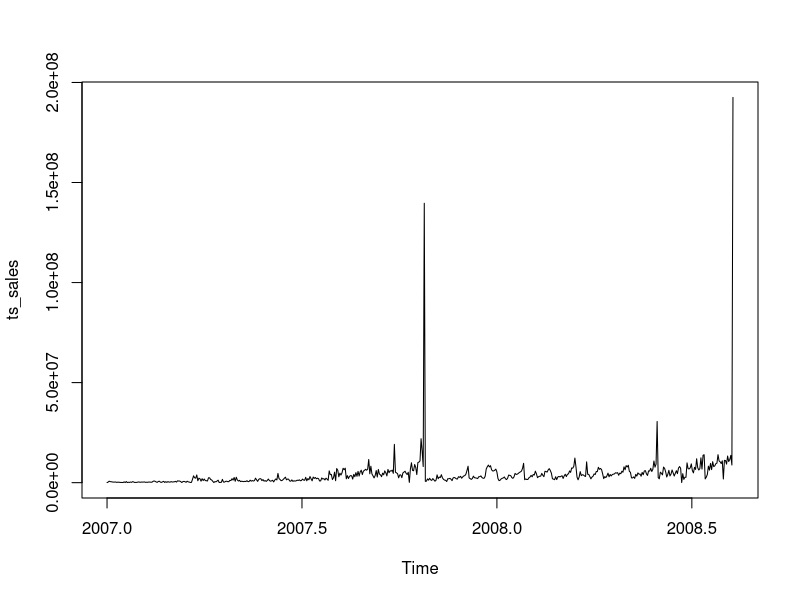
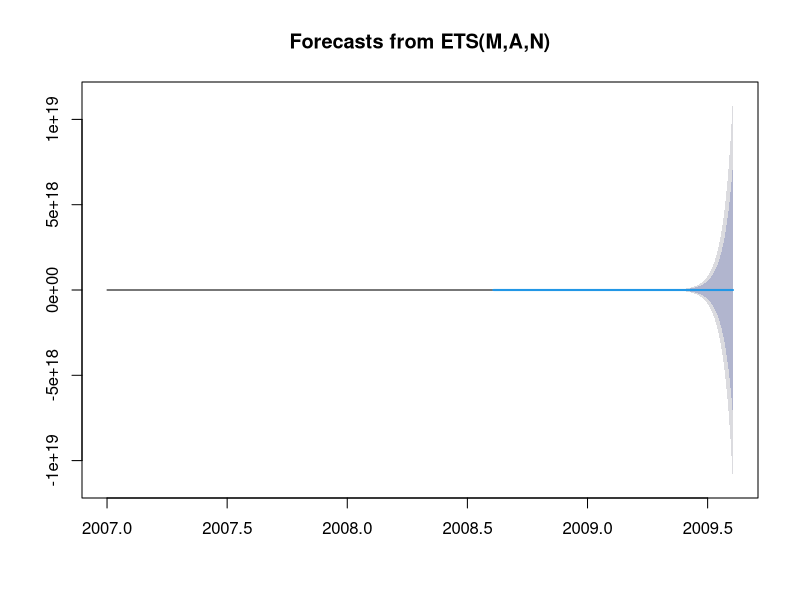
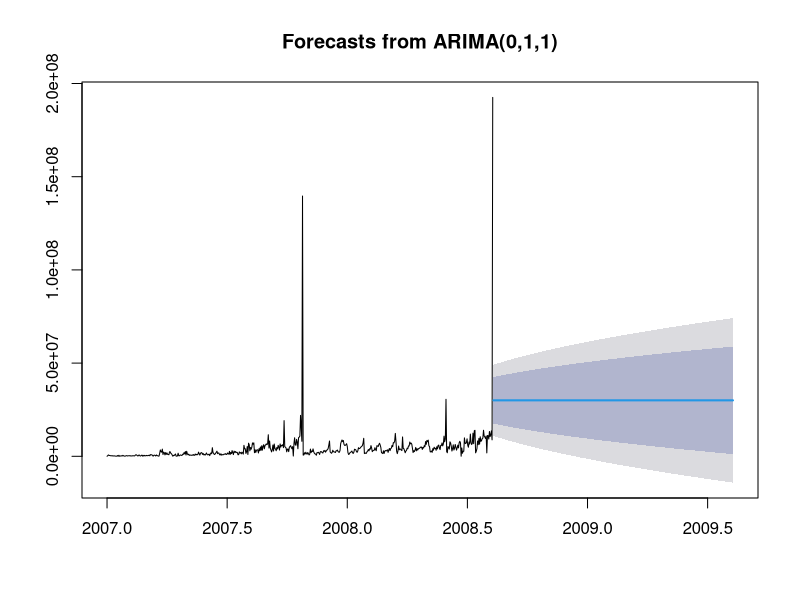
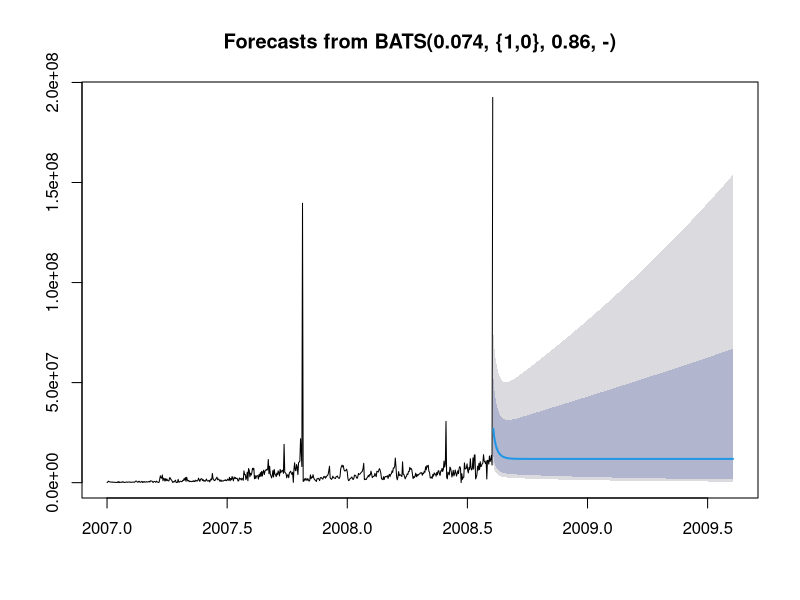
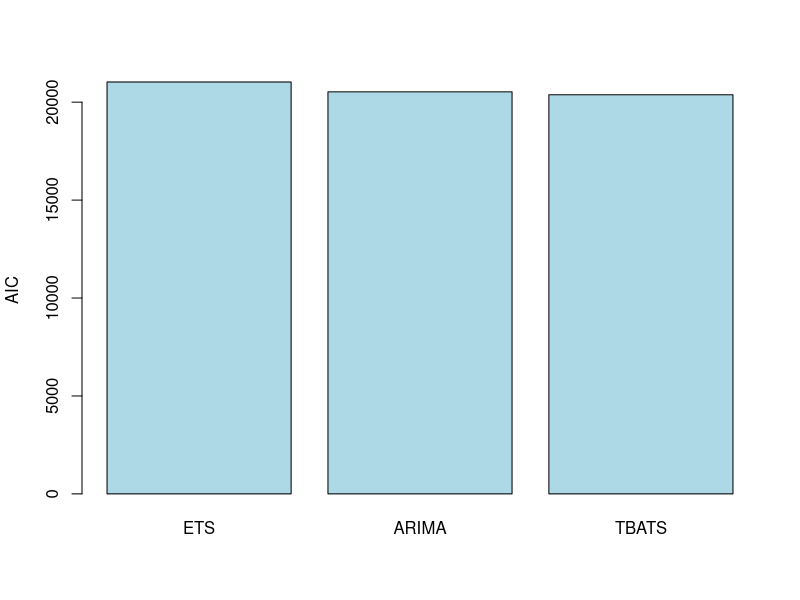

Write R code to recreate these figures, in order. (Note: this script raises an error after producing the figures.)
########################
# Using forecast package
########################

# load libraries
library("xts")
library("forecast")

# Read train and test data
train <- read.csv('../input/Train_KQyJ5eh.csv', sep=',', header=T)
test <- read.csv('../input/Test_HmLwURQ.csv', sep=',', header=T)

# Clean the date variable
train$Date <- as.Date(train$Date, format="%d-%b-%y")
test$Date <- as.Date(test$Date, format="%d-%b-%y")

# Creating time-series object
# This function takes a numeric vector, the start time and the frequency of measurement. 
# In our case these values are, 2007 (the year for which the measurements begin) and a frequency of 365 (days in a year)
ts_sales = ts(train$Number_SKU_Sold, start=2007, frequency=365)

plot(ts_sales)

# Model 1: Exponential State Smoothing
m_ets <- ets(ts_sales)
fore_ets <- forecast(m_ets, h=365) # forecast for next 365 days
plot(fore_ets) # Plot

# Model 2: ARIMA
# The auto.arima() function automatically searches for the best model and optimizes the parameters
m_aa = auto.arima(ts_sales)
fore_aa = forecast(m_aa, h=365)
plot(fore_aa)

# Model 3: TBATS
# TBATS is designed for use when there are multiple cyclic patterns (e.g. daily, weekly and yearly patterns) in a single time series. 
m_tbats = tbats(ts_sales)
fore_tbats = forecast(m_tbats, h=365)
plot(fore_tbats)

# Model comparison
# The model with the smallest AIC is the best fitting model.
barplot(c(ETS=m_ets$aic, ARIMA=m_aa$aic, TBATS=m_tbats$AIC), col="light blue", ylab="AIC")

# print performance matrices
accuracy(fore_ets)
accuracy(fore_aa)
accuracy(fore_tbats)

# Create submission file
test <- cbind(test, fore_tbats)
test <- test[,1:2]
names(test) <- c('Date','Number_SKU_Sold')

write.csv(test, file = '../output/submission.csv', row.names=F)

##############
# RandomForest
##############

# Clear all objects
rm(list=ls())

# load libraries
library(randomForest)

# Read train and test data
train <- read.csv('../input/Train_KQyJ5eh.csv', sep=',', header=T)
test <- read.csv('../input/Test_HmLwURQ.csv', sep=',', header=T)

# Clean the date variable
train$Date <- as.Date(train$Date, format="%d-%b-%y")
test$Date <- as.Date(test$Date, format="%d-%b-%y")

# Make features for train
train$year = as.numeric(substr(train$Date,1,4))
train$month = as.numeric(substr(train$Date,6,7))
train$day = as.numeric(substr(train$Date,9,10))
train$days =sapply(train$Date, function(x) as.numeric(difftimeDate(timeDate(x),timeDate(paste(substr(x,1,4),"-01-01",sep="")),"days")))

train$logsales = log(train$Number_SKU_Sold)
# weight certain features more by duplication, not sure if helpful?
train$tDays = 360*(train$year-2007) + (train$month-1)*30 + train$day
train$days30 = (train$month-1)*30 + train$day

# Make features for train
test$year = as.numeric(substr(test$Date,1,4))
test$month = as.numeric(substr(test$Date,6,7))
test$day = as.numeric(substr(test$Date,9,10))
test$days =sapply(test$Date, function(x) as.numeric(difftimeDate(timeDate(x),timeDate(paste(substr(x,1,4),"-01-01",sep="")),"days")))

# weight certain features more by duplication, not sure if helpful?
test$tDays = 360*(test$year-2007) + (test$month-1)*30 + test$day
test$days30 = (test$month-1)*30 + test$day

# Run model
Model =  randomForest(logsales ~ year + month + day + days + tDays + days30, ntree=4800, replace=TRUE, mtry=4, data=train)

train_pred = exp(predict(Model,train))
# Calculate RMSE
sqrt(mean((train$Number_SKU_Sold-train_pred)^2))

# Predict on test data
test_pred = exp(predict(Model,test))

# Create submission file
test <- cbind(test, test_pred)
test <- test[,c('Date','test_pred')]
names(test) <- c('Date','Number_SKU_Sold')

write.csv(test, file = "../output/Submission_RF.csv", row.names=F)

# scored 10th position on public leaderboard
